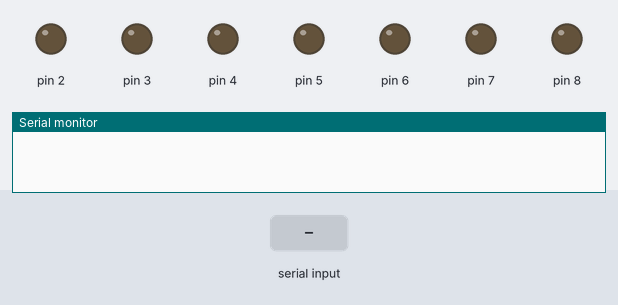
This sketch was run on a simulated Arduino Uno, built with avr-gcc and run on an emulated ATmega328P. Shown: output pins drawn as LEDs (lit = HIGH), the last lines printed to the serial monitor. The inputs (shaded band) are chosen by the test bench.

Above: at 1.2 s.
1.3 s: "9" received over Serial
At 1.7 s:
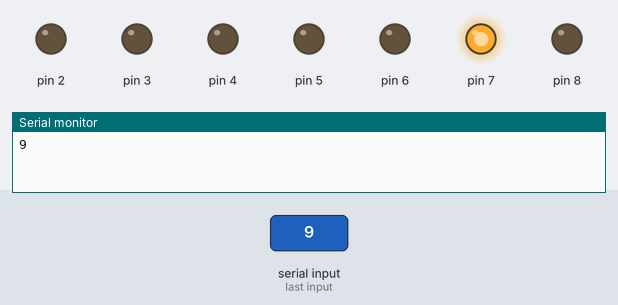
2.8 s: "7" received over Serial
At 4.0 s:
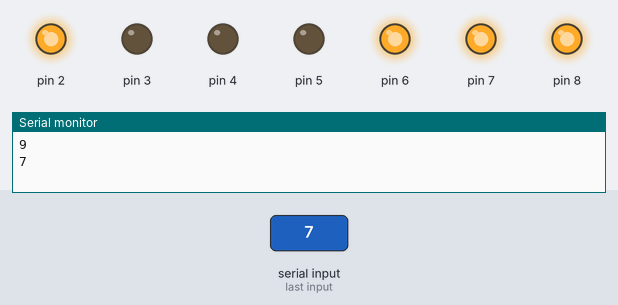
4.3 s: "6" received over Serial
At 5.2 s:
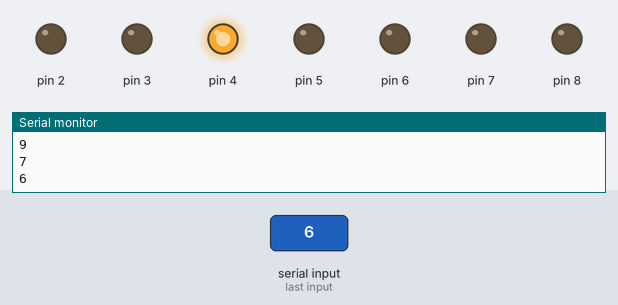
5.8 s: "5" received over Serial
At 6.4 s:
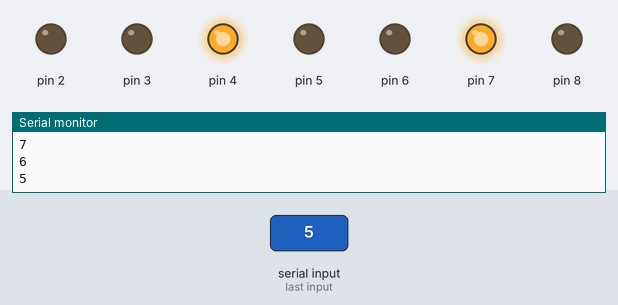
7.3 s: "4" received over Serial
At 8.5 s:
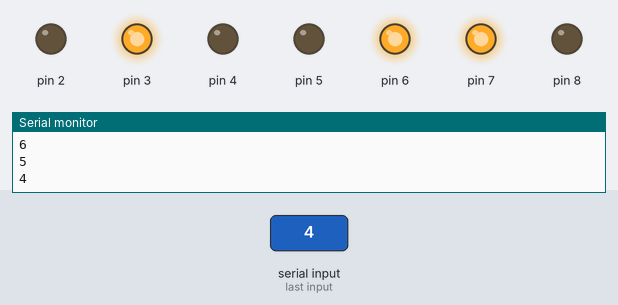
8.8 s: "3" received over Serial
At 9.9 s:
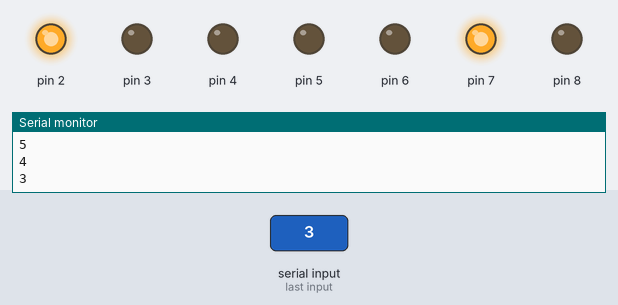
Timing chart, 0 to 11.3 s (numbered marks = the images above; inputs shaded):
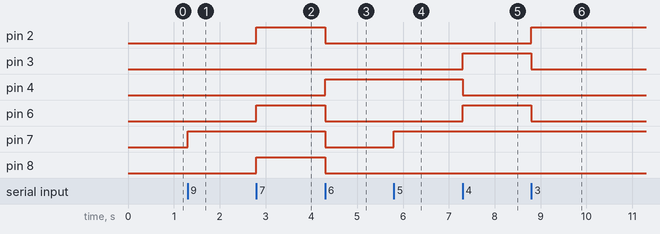

Measured:
- after the input at 1.3 s, pin 7: LOW → HIGH at once
- after the input at 2.8 s, pin 2, pin 6, pin 8: LOW → HIGH at once
- after the input at 4.3 s, pin 2, pin 6–8: HIGH → LOW at once; pin 4: LOW → HIGH at once
- after the input at 5.8 s, pin 7: LOW → HIGH at once
- after the input at 7.3 s, pin 3, pin 6: LOW → HIGH at once; pin 4: HIGH → LOW at once
- after the input at 8.8 s, pin 2: LOW → HIGH at once; pin 3, pin 6: HIGH → LOW at once

The sketch:

_7_segnment_led_print.ino
```cpp
int i;
void setup()
{
  Serial.begin(9600);
  pinMode(8,OUTPUT);
  pinMode(2,OUTPUT);
  pinMode(3,OUTPUT);
  pinMode(4,OUTPUT);
  pinMode(5,OUTPUT);
  pinMode(6,OUTPUT);
  pinMode(7,OUTPUT);
}
  void loop()
  {

  i=Serial.read();
  switch(i)
  {
   case'9' :
 Serial.println("9");
 digitalWrite(8,LOW);
 digitalWrite(2,LOW);
 digitalWrite(3,LOW);
 digitalWrite(4,LOW);
 digitalWrite(5,LOW);
 digitalWrite(6,LOW);
 digitalWrite(7,HIGH);
 break;
 case '8':
 Serial.println("8");
 digitalWrite(8,LOW);
 digitalWrite(2,LOW);
 digitalWrite(3,LOW);
 digitalWrite(4,LOW);
 digitalWrite(5,LOW);
 digitalWrite(6,LOW);
 digitalWrite(7,LOW);
 break;
 case '7':
 Serial.println("7");
 digitalWrite(8,HIGH);
 digitalWrite(2,HIGH);
 digitalWrite(3,LOW);
 digitalWrite(4,LOW);
 digitalWrite(5,LOW);
 digitalWrite(6,HIGH);
 digitalWrite(7,HIGH);
 break;
 case '6':
 Serial.println("6");
 digitalWrite(8,LOW);
 digitalWrite(2,LOW);
 digitalWrite(3,LOW);
 digitalWrite(4,HIGH);
 digitalWrite(5,LOW);
 digitalWrite(6,LOW);
 digitalWrite(7,LOW);
 break;
 case '5':
 Serial.println("5");
 digitalWrite(8,LOW);
 digitalWrite(2,LOW);
 digitalWrite(3,LOW);
 digitalWrite(4,HIGH);
 digitalWrite(5,LOW);
 digitalWrite(6,LOW);
 digitalWrite(7,HIGH);
 break;
 case '4':
 Serial.println("4");
 digitalWrite(8,LOW);
 digitalWrite(2,LOW);
 digitalWrite(3,HIGH);
 digitalWrite(4,LOW);
 digitalWrite(5,LOW);
 digitalWrite(6,HIGH);
 digitalWrite(7,HIGH);
 break;
 case '3':
 Serial.println("3");
 digitalWrite(8,LOW);
 digitalWrite(2,HIGH);
 digitalWrite(3,LOW);
 digitalWrite(4,LOW);
 digitalWrite(5,LOW);
 digitalWrite(6,LOW);
 digitalWrite(7,HIGH);
 break;
 case '2':
 Serial.println("2");
 digitalWrite(8,LOW);
 digitalWrite(2,HIGH);
 digitalWrite(3,LOW);
 digitalWrite(4,LOW);
 digitalWrite(5,HIGH);
 digitalWrite(6,LOW);
 digitalWrite(7,LOW);
 break;
 case '1':
 Serial.println("1");
 digitalWrite(8,HIGH);
 digitalWrite(2,LOW);
 digitalWrite(3,HIGH);
 digitalWrite(4,HIGH);
 digitalWrite(5,HIGH);
 digitalWrite(6,HIGH);
 digitalWrite(7,LOW);
 break;
 case'0':
 Serial.println("0");
 digitalWrite(8,HIGH);
 digitalWrite(2,LOW);
 digitalWrite(3,LOW);
 digitalWrite(4,LOW);
 digitalWrite(5,LOW);
 digitalWrite(6,LOW);
 digitalWrite(7,LOW);
 break;
  }
  }
```
